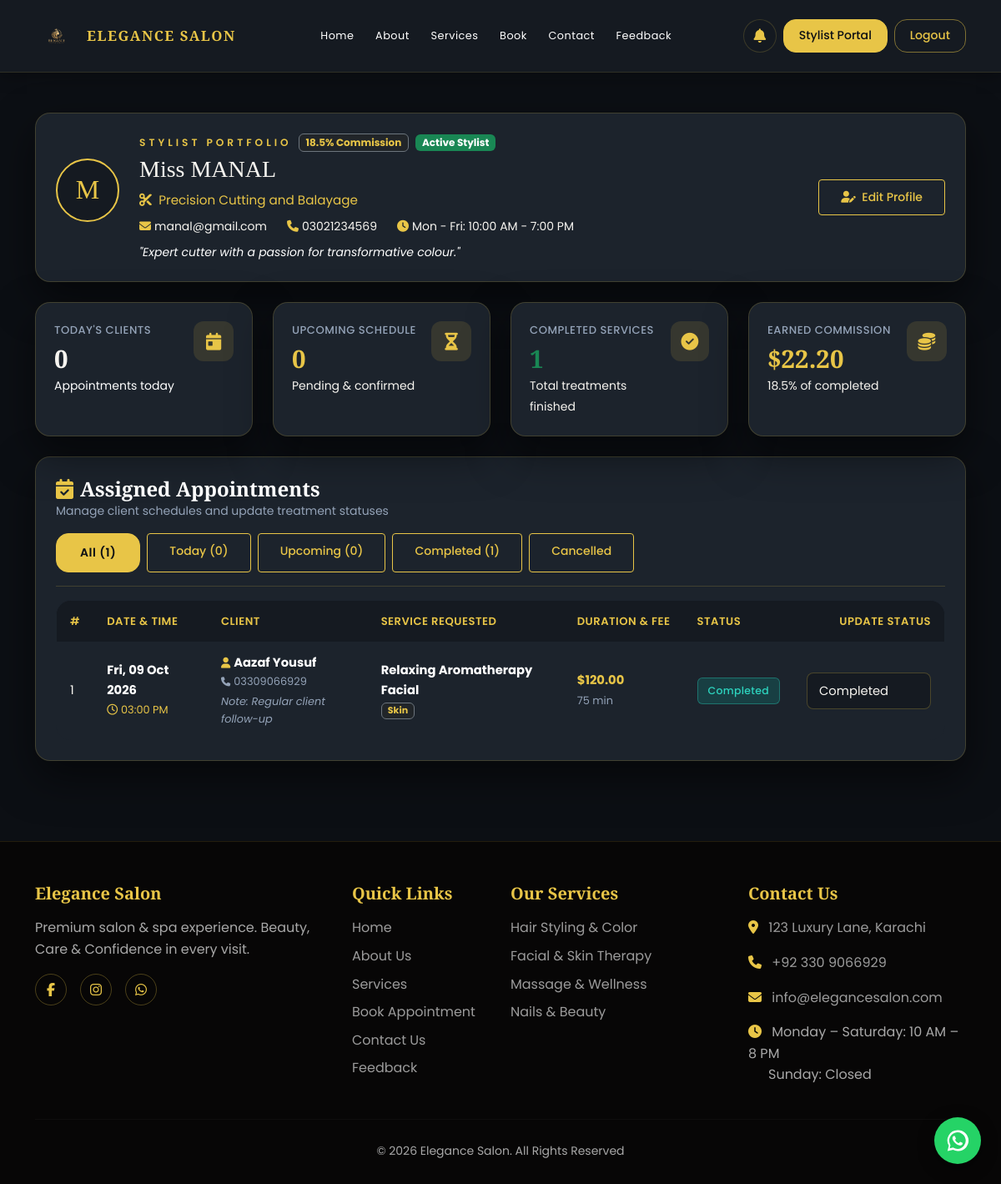
The app's page /stylist/dashboard.php (signed in) with its own data.
### tables this page shows
CREATE TABLE IF NOT EXISTS users (
    id          INT          NOT NULL AUTO_INCREMENT,
    name        VARCHAR(150) NOT NULL,
    email       VARCHAR(254) NOT NULL,
    phone       VARCHAR(20)  DEFAULT NULL,
    password    VARCHAR(255) NOT NULL,
    role        ENUM('admin','receptionist','stylist','client') DEFAULT 'client',
    status      ENUM('active','inactive') DEFAULT 'active',
    created_at  TIMESTAMP    NOT NULL DEFAULT CURRENT_TIMESTAMP,
    PRIMARY KEY (id),
    UNIQUE KEY uq_users_email (email)
);

CREATE TABLE IF NOT EXISTS staff (
    id              INT           NOT NULL AUTO_INCREMENT,
    user_id         INT           DEFAULT NULL,
    specialization  VARCHAR(100)  DEFAULT NULL,
    commission_rate DECIMAL(5,2)  DEFAULT 10.00,
    schedule        TEXT          DEFAULT NULL,
    bio             TEXT          DEFAULT NULL,
    PRIMARY KEY (id),
    KEY idx_staff_user_id (user_id),
    CONSTRAINT fk_staff_user FOREIGN KEY (user_id)
        REFERENCES users(id) ON DELETE SET NULL
);

CREATE TABLE IF NOT EXISTS appointments (
    id               INT  NOT NULL AUTO_INCREMENT,
    client_id        INT  NOT NULL,
    service_id       INT  NOT NULL,
    staff_id         INT  DEFAULT NULL,
    appointment_date DATE NOT NULL,
    appointment_time TIME NOT NULL,
    status           ENUM('pending','confirmed','completed','cancelled','no-show') DEFAULT 'pending',
    notes            TEXT DEFAULT NULL,
    created_at       TIMESTAMP NOT NULL DEFAULT CURRENT_TIMESTAMP,
    updated_at       TIMESTAMP(6) NOT NULL DEFAULT CURRENT_TIMESTAMP(6) ON UPDATE CURRENT_TIMESTAMP(6),
    PRIMARY KEY (id),
    KEY idx_appt_client  (client_id),
    KEY idx_appt_service (service_id),
    KEY idx_appt_staff   (staff_id),
    CONSTRAINT fk_appt_client  FOREIGN KEY (client_id)  REFERENCES clients(id),
    CONSTRAINT fk_appt_service FOREIGN KEY (service_id) REFERENCES services(id),
    CONSTRAINT fk_appt_staff   FOREIGN KEY (staff_id)   REFERENCES staff(id) ON DELETE SET NULL
);

CREATE TABLE IF NOT EXISTS clients (
    id          INT          NOT NULL AUTO_INCREMENT,
    name        VARCHAR(150) NOT NULL,
    email       VARCHAR(254) DEFAULT NULL,
    phone       VARCHAR(20)  NOT NULL,
    gender      ENUM('male','female','other') DEFAULT NULL,
    address     TEXT         DEFAULT NULL,
    preferences TEXT         DEFAULT NULL,
    notes       TEXT         DEFAULT NULL,
    created_at  TIMESTAMP    NOT NULL DEFAULT CURRENT_TIMESTAMP,
    PRIMARY KEY (id)
);

CREATE TABLE IF NOT EXISTS services (
    id          INT           NOT NULL AUTO_INCREMENT,
    name        VARCHAR(100)  NOT NULL,
    description TEXT          DEFAULT NULL,
    duration    INT           NOT NULL COMMENT 'in minutes',
    price       DECIMAL(10,2) NOT NULL,
    category    VARCHAR(50)   DEFAULT NULL,
    image       VARCHAR(255)  DEFAULT NULL,    
    status      ENUM('active','inactive') DEFAULT 'active',
    PRIMARY KEY (id)
);

### stylist/dashboard.php (the view, shortened to what the rows shown need)
<?php
require_once __DIR__ . '/../includes/notifications.php';
$userId = (int)$_SESSION['user_id'];
$stmtUser = $pdo->prepare("SELECT * FROM users WHERE id = ? AND role = 'stylist' AND status = 'active' LIMIT 1");
$stmtUser->execute([$userId]);
$currentUser = $stmtUser->fetch(PDO::FETCH_ASSOC);
$stmtStaff = $pdo->prepare("SELECT * FROM staff WHERE user_id = ? LIMIT 1");
$stmtStaff->execute([$userId]);
$staff = $stmtStaff->fetch(PDO::FETCH_ASSOC);
if (!$staff) {
    $insertStaff = $pdo->prepare("
        INSERT INTO staff (user_id, specialization, commission_rate, schedule)
        VALUES (?, 'Professional Stylist', 10.00, 'Mon - Sat: 10:00 AM - 7:00 PM')
    ");
    $insertStaff->execute([$userId]);
    $staffId = (int)$pdo->lastInsertId();
    $stmtStaff->execute([$userId]);
    $staff = $stmtStaff->fetch(PDO::FETCH_ASSOC);
} else {
    $staffId = (int)$staff['id'];
}
$commRate = (float)($staff['commission_rate'] ?? 10.00);
$commStmt = $pdo->prepare("
    SELECT COALESCE(SUM(s.price * (? / 100.0)), 0)
    FROM appointments a
    JOIN services s ON a.service_id = s.id
    WHERE a.staff_id = ? AND a.status = 'completed'
");
$commStmt->execute([$commRate, $staffId]);
$earnedCommission = (float)$commStmt->fetchColumn();
$filter = $_GET['filter'] ?? 'all';
$sql = "
    SELECT a.*, c.name as client_name, c.email as client_email, c.phone as client_phone,
           c.preferences as client_preferences, c.notes as client_history,
           s.name as service_name, s.duration, s.price, s.category as service_category
    FROM appointments a
    JOIN clients c ON a.client_id = c.id
    JOIN services s ON a.service_id = s.id
    WHERE a.staff_id = ?
";
$params = [$staffId];
$sql .= " ORDER BY a.appointment_date ASC, a.appointment_time ASC";
$apptStmt = $pdo->prepare($sql);
$apptStmt->execute($params);
$myAppointments = $apptStmt->fetchAll(PDO::FETCH_ASSOC);
require_once __DIR__ . '/../includes/header.php';
?>
<div class="container py-4 py-lg-5">
    <div class="card-elegant mb-4">
        <div class="row align-items-center g-4">
            <div class="col-auto">
                <div class="stylist-avatar" style="width: 76px; height: 76px; border-radius: 50%; background: var(--black-soft); border: 2px solid var(--champagne); display: flex; align-items: center; justify-content: center; font-size: 2rem; color: var(--champagne); font-family: 'Playfair Display', serif;">
                    <?php echo strtoupper(substr($currentUser['name'], 0, 1)); ?>
                </div>
            </div>
            <div class="col">
                <div class="d-flex flex-wrap align-items-center gap-2 mb-1">
                    <span class="section-kicker mb-0">STYLIST PORTFOLIO</span>
                    <span class="badge bg-dark border border-secondary text-gold">
                        <?php echo number_format($commRate, 1); ?>% Commission
                    </span>
                    <span class="badge bg-success">
                        Active Stylist
                    </span>
                </div>
                <h2 class="h3 mb-2" style="color: var(--cream); font-family: 'Playfair Display', serif;">
                    <?php echo htmlspecialchars($currentUser['name'], ENT_QUOTES, 'UTF-8'); ?>
                </h2>
                <p class="text-gold mb-2" style="font-size: 0.95rem;">
                    <i class="fas fa-cut me-1"></i>
                    <?php echo htmlspecialchars($staff['specialization'] ?: 'Professional Hair & Beauty Stylist', ENT_QUOTES, 'UTF-8'); ?>
                </p>
                <div class="d-flex flex-wrap gap-4 text-gray small">
                    <span><i class="fas fa-envelope me-1 text-gold"></i><?php echo htmlspecialchars($currentUser['email'], ENT_QUOTES, 'UTF-8'); ?></span>
                    <span><i class="fas fa-phone me-1 text-gold"></i><?php echo htmlspecialchars($currentUser['phone'] ?: 'No phone added', ENT_QUOTES, 'UTF-8'); ?></span>
                    <?php if (!empty($staff['schedule'])): ?>
                        <span><i class="fas fa-clock me-1 text-gold"></i><?php echo htmlspecialchars($staff['schedule'], ENT_QUOTES, 'UTF-8'); ?></span>
                    <?php endif; ?>
                </div>
                <?php if (!empty($staff['bio'])): ?>
                    <p class="text-white small mt-2 mb-0 fst-italic">
                        "<?php echo htmlspecialchars($staff['bio'], ENT_QUOTES, 'UTF-8'); ?>"
                    </p>
                <?php endif; ?>
            </div>
        </div>
    </div>
    <div class="row g-3 g-md-4 mb-4">
        <div class="col-6 col-lg-3">
            <div class="kpi-card">
                <div class="d-flex justify-content-between align-items-start">
                    <div>
                        <div class="kpi-label">Earned Commission</div>
                        <div class="kpi-value text-gold">$<?php echo number_format($earnedCommission, 2); ?></div>
                        <small class="text-gray"><?php echo number_format($commRate, 1); ?>% of completed</small>
                    </div>
                </div>
            </div>
        </div>
    </div>
    <div class="card-elegant">
        <div class="table-responsive">
            <table class="table table-elegant mb-0">
                <thead>
                    <tr>
                        <th>#</th>
                        <th>Date &amp; Time</th>
                        <th>Client</th>
                        <th>Service Requested</th>
                        <th>Duration &amp; Fee</th>
                        <th>Status</th>
                        <th class="text-end">Update Status</th>
                    </tr>
                </thead>
                <tbody>
                    <?php if (empty($myAppointments)): ?>
                        <tr>
                            <td colspan="7" class="text-center py-5">
                                <i class="fas fa-calendar-alt fa-2x mb-2 d-block text-gold opacity-50"></i>
                                <h6 class="text-white">No appointments found</h6>
                                <p class="text-muted small mb-0">
                                    <?php if ($filter !== 'all'): ?>
                                        No bookings under "<?php echo htmlspecialchars(ucfirst($filter)); ?>". <a href="dashboard.php" class="text-gold">View all</a>
                                    <?php else: ?>
                                        You currently have no clients assigned.
                                    <?php endif; ?>
                                </p>
                            </td>
                        </tr>
                    <?php else: ?>
                        <?php foreach ($myAppointments as $i => $row): ?>
                            <tr>
                                <td><?php echo $i + 1; ?></td>
                                <td>
                                    <strong class="text-white d-block"><?php echo date('D, d M Y', strtotime($row['appointment_date'])); ?></strong>
                                    <span class="text-gold small">
                                        <i class="far fa-clock me-1"></i><?php echo date('h:i A', strtotime($row['appointment_time'])); ?>
                                    </span>
                                </td>
                                <td>
                                    <strong class="text-white d-block">
                                        <i class="fas fa-user me-1 text-gold small"></i><?php echo htmlspecialchars($row['client_name'], ENT_QUOTES, 'UTF-8'); ?>
                                    </strong>
                                    <small class="text-muted d-block">
                                        <a href="tel:<?php echo htmlspecialchars($row['client_phone'], ENT_QUOTES, 'UTF-8'); ?>" class="text-muted text-decoration-none">
                                            <i class="fas fa-phone me-1 small"></i><?php echo htmlspecialchars($row['client_phone'], ENT_QUOTES, 'UTF-8'); ?>
                                        </a>
                                    </small>
                                    <?php if (!empty($row['notes'])): ?>
                                        <small class="text-muted d-block fst-italic mt-1" style="max-width: 220px;">
                                            Note: <?php echo htmlspecialchars($row['notes'], ENT_QUOTES, 'UTF-8'); ?>
                                        </small>
                                    <?php endif; ?>
                                </td>
                                <td>
                                    <strong class="text-white d-block"><?php echo htmlspecialchars($row['service_name'], ENT_QUOTES, 'UTF-8'); ?></strong>
                                    <?php if (!empty($row['service_category'])): ?>
                                        <span class="badge bg-dark border border-secondary text-gold"><?php echo htmlspecialchars($row['service_category'], ENT_QUOTES, 'UTF-8'); ?></span>
                                    <?php endif; ?>
                                </td>
                                <td>
                                    <strong class="text-gold d-block">$<?php echo number_format($row['price'], 2); ?></strong>
                                    <small class="text-muted"><?php echo (int)$row['duration']; ?> min</small>
                                </td>
                                <td>
                                    <span class="badge-status badge-<?php echo htmlspecialchars($row['status'], ENT_QUOTES, 'UTF-8'); ?>">
                                        <?php echo ucfirst($row['status']); ?>
                                    </span>
                                </td>
                                <td class="text-end">
                                    <form method="POST" class="d-inline-flex justify-content-end">
                                        <select name="status" class="form-select form-select-sm form-control-elegant" style="width: auto;" onchange="this.form.submit()">
                                            <option value="completed" <?php echo $row['status'] === 'completed' ? 'selected' : ''; ?>>Completed</option>
                                        </select>
                                    </form>
                                </td>
                            </tr>
                        <?php endforeach; ?>
                    <?php endif; ?>
                </tbody>
            </table>
        </div>
    </div>
</div>
<?php require_once __DIR__ . '/../includes/footer.php'; ?>
</body>
</html>

### records on screen
users: name "M", name "Miss MANAL", email "manal@gmail.com", phone "03021234569"
staff: commission_rate "18.5", specialization "Precision Cutting and Balayage", schedule "Mon - Fri: 10:00 AM - 7:00 PM", bio "Expert cutter with a passion for transformative colour."
appointments: appointment_date "Fri, 09 Oct 2026", appointment_time "03:00 PM", client.name "Aazaf Yousuf", client.phone "03309066929", notes "Regular client follow-up", service.name "Relaxing Aromatherapy Facial", service.category "Skin", service.price "120.00", service.duration "75", status "Completed"

### other values on screen
$todayCount "0"
$upcomingCount "0"
$completedCount "1"
$earnedCommission "22.20"
$totalCount "1"
